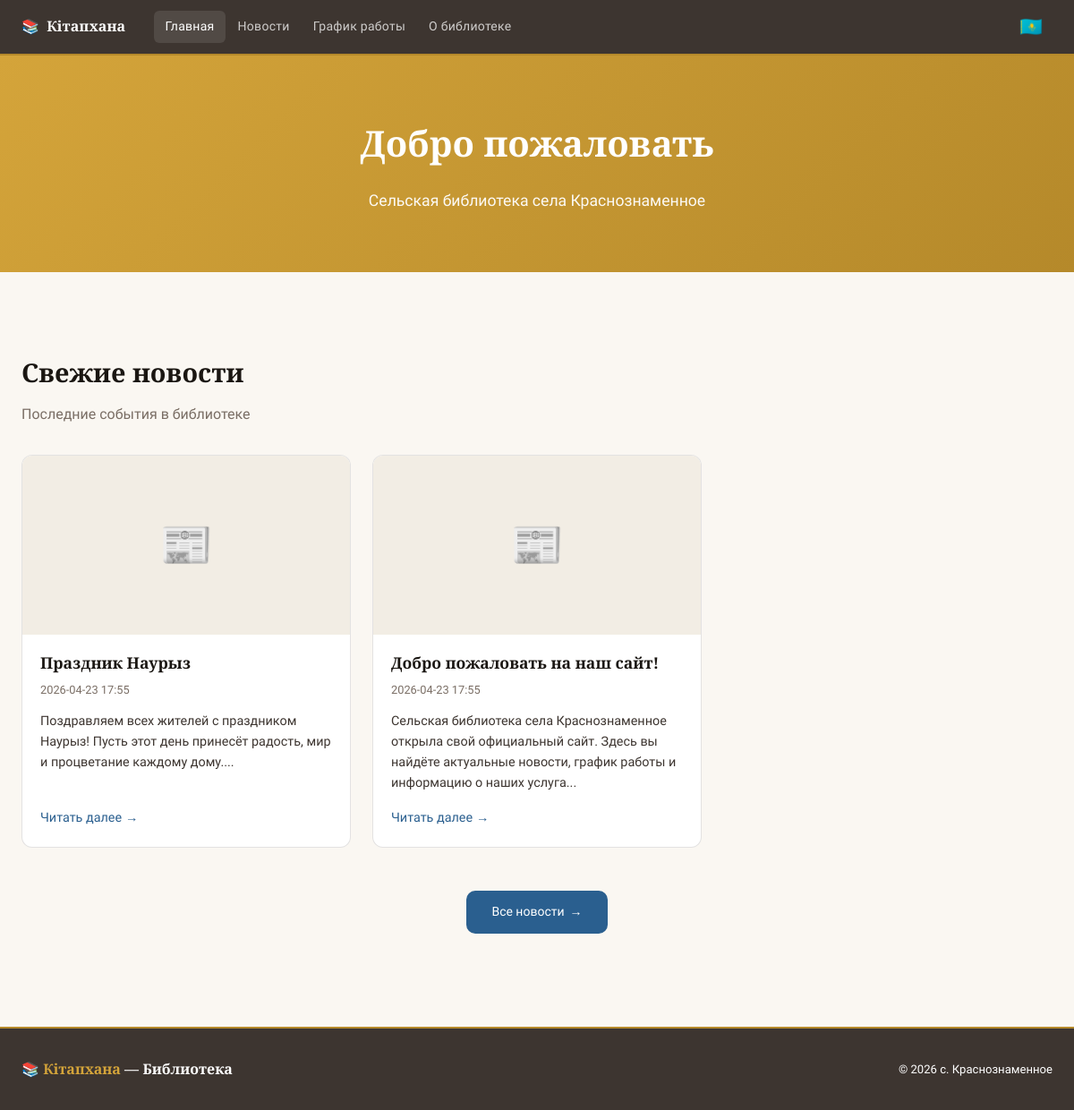
The page / on the database its author committed.
### tables this page shows
CREATE TABLE news (
            id INTEGER PRIMARY KEY AUTOINCREMENT,
            title_ru TEXT, title_kz TEXT,
            body_ru TEXT,  body_kz TEXT,
            image TEXT, created_at TEXT, pinned INTEGER DEFAULT 0
        );

### app.py (the view)
@app.route("/")
def index():
    try:
        with get_db() as conn:
            news = conn.execute(
                "SELECT * FROM news ORDER BY pinned DESC, id DESC LIMIT 6"
            ).fetchall()
        return render_template("index.html", news=news)
    except Exception as e:
        print(f"[ERROR] index: {e}")
        return "Ошибка при загрузке новостей", 500

### app.py (called while the page is built)
@app.template_filter('fromjson')
def fromjson_filter(value):
    try:
        return json.loads(value or '[]')
    except:
        return []

@contextmanager
def get_db():
    conn = sqlite3.connect(DB_NAME)
    conn.row_factory = sqlite3.Row
    try:
        yield conn
        conn.commit()
    except Exception as e:
        conn.rollback()
        print(f"[DB ERROR] {e}")
        raise
    finally:
        conn.close()

### templates/index.html (shortened to what this page needs)
{% extends "base.html" %}
{% block content %}
<div class="hero">
  <h1 data-ru="Добро пожаловать" data-kz="Қош келдіңіз">Добро пожаловать</h1>
  <p data-ru="Сельская библиотека села Краснознаменное" data-kz="Краснознаменное ауылының ауылдық кітапханасы">Сельская библиотека села Краснознаменное</p>
</div>
<div class="container">
  <div style="margin-bottom: 2rem">
    <h2 style="font-family:'Playfair Display',serif;font-size:1.8rem;font-weight:700;color:var(--ink);margin-bottom:0.5rem" data-ru="Свежие новости" data-kz="Соңғы жаңалықтар">Свежие новости</h2>
    <p style="color:var(--ink3)" data-ru="Последние события в библиотеке" data-kz="Кітапханадағы соңғы оқиғалар">Последние события в библиотеке</p>
  </div>
  <div class="news-grid">
    {% for item in news %}
    <article class="news-card">
      <div class="news-card-img-container">
        {% set images_json = item.images %}
        {% if images_json %}
          {% set images_list = images_json | fromjson %}
          {% if images_list and images_list|length > 0 %}
            {% set first_img = images_list[0] %}
            {% if first_img.type == 'upload' %}
              <img src="/upload/{{ first_img.url }}" alt="Изображение" loading="lazy">
            {% else %}
              <img src="{{ first_img.url }}" alt="Изображение" loading="lazy">
            {% endif %}
          {% else %}
            <div class="news-card-img-placeholder">📰</div>
          {% endif %}
        {% else %}
          <div class="news-card-img-placeholder">📰</div>
        {% endif %}
      </div>
      <div class="news-card-body">
        <h3 class="news-card-title">
          {{ item.title_ru }}
        </h3>
        <div class="news-card-date">{{ item.created_at }}</div>
        <div class="news-card-excerpt">
          {{ item.body_ru[:150] | safe }}...
        </div>
        <a href="/news/{{ item.id }}" class="news-card-link">
          <span data-ru="Читать далее" data-kz="Толығырақ оқу">Читать далее</span> →
        </a>
      </div>
    </article>
    {% endfor %}
  </div>
  <div style="text-align: center; margin-top: 3rem">
    <a href="/news" class="btn btn-primary" style="padding:12px 28px">
      <span data-ru="Все новости" data-kz="Барлық жаңалықтар">Все новости</span> →
    </a>
  </div>
</div>
{% endblock %}

### templates/base.html (shortened to what this page needs)
<!DOCTYPE html>
<html lang="ru" data-lang="ru">
<head>
</head>
<body>
<nav class="nav">
  <div class="nav-inner">
    <div class="nav-logo">
      <span>📚</span> Кітапхана
    </div>
    <div class="nav-links">
      <a href="/" class="{% if request.path=='/' %}active{% endif %}">Главная</a>
      <a href="/news" class="{% if request.path.startswith('/news') %}active{% endif %}">Новости</a>
      <a href="/schedule" class="{% if request.path=='/schedule' %}active{% endif %}">График работы</a>
      <a href="/about" class="{% if request.path=='/about' %}active{% endif %}">О библиотеке</a>
    </div>
    <div class="nav-right">
      <button class="lang-btn" id="langBtn" onclick="toggleLang()" title="Өз тілін өзгерту">
        <span id="langFlag">🇷🇺</span>
      </button>
    </div>
  </div>
</nav>
<main>
  {% block content %}{% endblock %}
</main>
<footer class="footer">
  <div class="footer-inner">
    <div class="footer-logo">📚 <span>Кітапхана</span> — Библиотека</div>
    <div>© 2026 с. Краснознаменное</div>
  </div>
</footer>
</body>
</html>

### templates/base.html (style rules this page uses)
:root { --cream: #faf7f2; --cream2: #f2ede4; --cream3: #e8e0d0; --ink: #1a1612; --ink2: #3d3530; --ink3: #7a6e65; --gold: #b5892a; --gold2: #d4a43a; --blue: #2a5f8f; --blue2: #3a7ab5; --red: #8f2a2a; --border: rgba(26,22,18,0.12); }
*,*::before,*::after { box-sizing:border-box;margin:0;padding:0 }
html { font-size:16px;scroll-behavior:smooth }
body { font-family:'Geologica',sans-serif; background:var(--cream); color:var(--ink); line-height:1.7; min-height:100vh; }
a { color:var(--blue);text-decoration:none;transition:color .2s }
.nav { background:var(--ink2); position:sticky;top:0;z-index:100; border-bottom:2px solid var(--gold); }
.nav-inner { max-width:1200px;margin:0 auto;padding:0 1.5rem; display:flex;align-items:center;gap:2rem;height:60px; }
.nav-logo { font-family:'Playfair Display',serif; font-size:1rem;font-weight:700; color:#fff;white-space:nowrap; display:flex;align-items:center;gap:8px; letter-spacing:0.01em; }
.nav-logo span { color:var(--gold2) }
.nav-links { display:flex;gap:2px;flex:1 }
.nav-links a { color:rgba(255,255,255,0.75);font-size:.875rem;font-weight:400; padding:6px 12px;border-radius:6px; transition:all .2s;letter-spacing:0.02em; }
.nav-links a:hover,.nav-links a.active { color:#fff;background:rgba(255,255,255,.1); }
.nav-right { margin-left:auto;display:flex;align-items:center;gap:12px }
.lang-btn { background:transparent;border:none; color:var(--gold2);font-family:'Geologica',sans-serif; font-size:1.3rem;font-weight:500;padding:6px 10px; border-radius:6px;cursor:pointer;transition:all .2s; letter-spacing:0.05em; display:flex;align-items:center;justify-content:center; min-width:44px;min-height:44px; }
.container { max-width:1200px;margin:0 auto;padding:2.5rem 1.5rem }
.btn { display:inline-flex;align-items:center;gap:6px; padding:10px 22px;border-radius:10px; font-family:'Geologica',sans-serif;font-size:.875rem; font-weight:500;cursor:pointer;border:none; transition:all .2s;text-decoration:none; }
.btn-primary { background:var(--blue);color:#fff }
.footer { background:var(--ink2); color:#fff; padding:2rem 1.5rem; margin-top:4rem; border-top:2px solid var(--gold); }
.footer-inner { max-width:1200px;margin:0 auto; display:flex;justify-content:space-between;align-items:center; flex-wrap:wrap;gap:1rem;font-size:.82rem; }
.footer-logo { font-family:'Playfair Display',serif;color:#fff;font-size:1rem;font-weight:600 }
.footer-logo span { color:var(--gold2) }
.news-grid { display:grid; grid-template-columns:repeat(auto-fill, minmax(320px, 1fr)); gap:1.5rem; }

### templates/index.html (style rules this page uses)
.hero { background: linear-gradient(135deg, var(--gold2) 0%, var(--gold) 100%); color: #fff; padding: 4rem 1.5rem; text-align: center; margin-bottom: 3rem; }
.hero h1 { font-family: 'Playfair Display', serif; font-size: 2.5rem; font-weight: 700; margin-bottom: 1rem; }
.hero p { font-size: 1.1rem; opacity: .95; }
.news-grid { display: grid; grid-template-columns: repeat(auto-fill, minmax(320px, 1fr)); gap: 1.5rem; margin-bottom: 2rem; }
.news-card { background: #fff; border: 1px solid var(--border); border-radius: 12px; overflow: hidden; transition: all .3s; display: flex; flex-direction: column; height: 100%; }
.news-card-img-container { width: 100%; height: 200px; background: var(--cream2); overflow: hidden; display: flex; align-items: center; justify-content: center; }
.news-card-img-placeholder { font-size: 3rem; color: var(--ink3); }
.news-card-body { padding: 1.25rem; flex: 1; display: flex; flex-direction: column; }
.news-card-title { font-family: 'Playfair Display', serif; font-size: 1.1rem; font-weight: 600; color: var(--ink); margin-bottom: .5rem; line-height: 1.3; }
.news-card-date { font-size: .8rem; color: var(--ink3); margin-bottom: .75rem; }
.news-card-excerpt { color: var(--ink2); font-size: .9rem; line-height: 1.6; flex: 1; margin-bottom: 1rem; }
.news-card-link { color: var(--blue); font-size: .9rem; font-weight: 500; display: inline-flex; align-items: center; gap: 4px; transition: all .2s; }

### rows shown on the page
news: title_ru "Праздник Наурыз", created_at "2026-04-23 17:55", body_ru "Поздравляем всех жителей с праздником Наурыз! Пусть этот день принесёт радость, мир и процветание каждому дому."
news: title_ru "Добро пожаловать на наш сайт!", created_at "2026-04-23 17:55", body_ru "Сельская библиотека села Краснознаменное открыла свой официальный сайт. Здесь вы найдёте актуальные новости, график работы и информацию о наших услуга"
